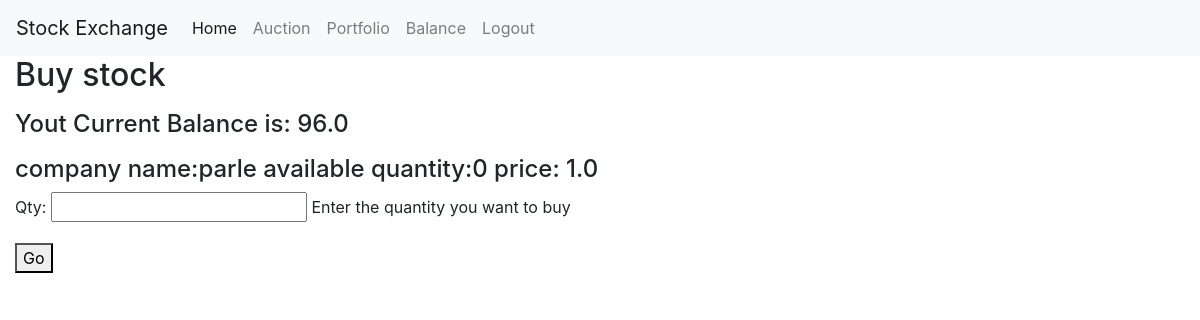
/stocks/buy_stock/4/ (signed in), run on the app's committed database.
### account/models.py (models this page shows, shortened)
class Account(AbstractBaseUser):
    email           =models.EmailField(verbose_name="email",max_length=60,unique=True)
    adhar           =models.CharField(max_length=12,unique=True)
    date_joined     =models.DateTimeField(verbose_name="date joined",auto_now_add=True)
    last_login      =models.DateTimeField(verbose_name="last login",auto_now=True)
    is_admin        =models.BooleanField(default=False)
    is_active       =models.BooleanField(default=True)
    is_staff        =models.BooleanField(default=False)
    is_superuser    =models.BooleanField(default=False)
    first_name      =models.CharField(max_length=30)
    last_name       =models.CharField(max_length=30)
    user_balance    =models.FloatField(default=0)
    USERNAME_FIELD = 'email'
    REQUIRED_FIELDS = ['adhar','first_name','last_name']
    objects = MyAccountManager()

### stocks/models.py (models this page shows)
class Auction(models.Model):
    seller              =models.ForeignKey('account.Account',on_delete=models.CASCADE)
    share_id            =models.ForeignKey('Stock',on_delete=models.CASCADE)
    quantity            =models.IntegerField()
    sell_value          =models.FloatField()
    timestamp           =models.DateTimeField(auto_now_add=True)

class Stock(models.Model):
    share_id        =models.CharField(max_length=5,primary_key=True,unique=True)
    company_name    =models.CharField(max_length=30)
    face_value      =models.FloatField()
    current_value   =models.FloatField()
    quantity        =models.IntegerField(default=0)

### stocks/views.py (the view)
# urls.py: path('buy_stock/<int:id>/',buy_stock,name='buy stock'),
def buy_stock(request,id):
    context={}
    context['error']=[]
    auction=get_object_or_404(Auction,id=id)
    user=get_object_or_404(Account,email=request.user.email)
    if request.POST:
        form=BuyForm(request.POST)
        if form.is_valid:
            print("ppp")
            print(form)
            qty=form.cleaned_data['qty']
            if(qty<=auction.quantity):
                if(qty*auction.sell_value<user.user_balance):
                    buy=Buyorder.objects.create(buyer=Account.objects.get(email=request.user.email),seller=auction.seller,quantity=qty,buy_value=auction.sell_value,share_id=auction.share_id)
                    auction.quantity=auction.quantity-qty
                    auction.share_id.current_value=auction.sell_value
                    auction.share_id.save()
                    auction.save()
                    user.user_balance=user.user_balance-(qty*auction.sell_value)
                    auction.seller.user_balance=auction.seller.user_balance+(qty*auction.sell_value)
                    auction.seller.save()
                    user.save()
                    return redirect('home')
                else:
                    context['form']=form
                    context['error'].append('Not enough balance')
            else:
                context['form']=form
                context['error'].append('quantity not available')
        else:
            context['form']=form
            context['error'].append('form not valid')
    else:
        form=BuyForm()
        print(form)
        context['auction']=auction
        context['buyer']=user
        context['form']=form
    return render(request,'stocks/buy.html',context)

### stocks/forms.py (shortened to what this page needs)
class BuyForm(forms.Form):
    qty=forms.IntegerField(help_text='Enter the quantity you want to buy',required=True)

### stocks/templates/stocks/buy.html (shortened to what this page needs)
{% extends 'stocks/base.html' %}
{% block content %}
 <h2>Buy stock</h2>
  <h4>Yout Current Balance is: {{buyer.user_balance}}</h4>
  <h4> company name:{{auction.share_id.company_name}} available quantity:{{auction.quantity}} price: {{auction.sell_value}}</h6>
  <form method="post">{% csrf_token %}
    {{form.as_p}}
    <button type="submit"> Go </button>
  </form>
{% endblock %}

### data on the page
Account: user_balance "96.0"
Auction: share_id.company_name "parle", quantity "0", sell_value "1.0"
